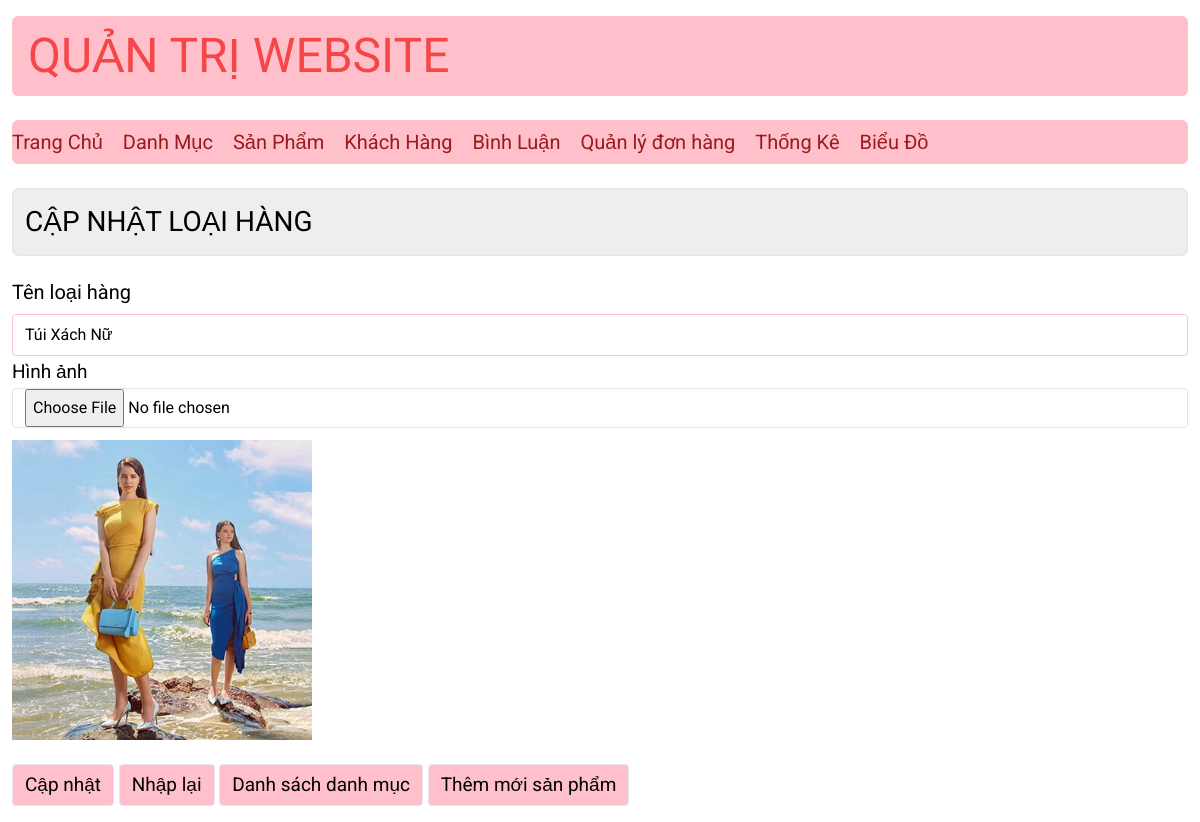
The page /admin/index_admin.php?act=edit_cate&cate_id=55 on the database its author committed.
### tables this page shows
CREATE TABLE `categories` (
  `cate_id` int(11) NOT NULL,
  `cate_name` varchar(255) NOT NULL,
  `cate_image` varchar(255) DEFAULT NULL
);

### model/model_category.php (called while the page is built, shortened)
<?php
    function queryOne($cate_id){
        $query_one_cate = "SELECT * FROM `categories`  WHERE cate_id = '{$cate_id}'";
        $one_cate = getOne($query_one_cate);
        return $one_cate;
    }
?>

### model/connect.php (called while the page is built, shortened)
<?php
    function connect($query){
        $connect = new PDO("mysql:host=localhost;dbname=du_an_mau2022;charset=utf8","root","");
        $connect->setAttribute(PDO::ATTR_ERRMODE, PDO::ERRMODE_EXCEPTION);
        $stmt = $connect ->prepare($query);
        $stmt -> execute();
        return $stmt;
    }
    function getOne($query){
        $result = connect($query) -> fetch();
        return $result;
    }
?>

### admin/category/edit_cate.php (the view, shortened to what this page needs)
<p class="p-3 text-[28px] border bg-[#EEE] rounded-md">
                CẬP NHẬT LOẠI HÀNG
            </p>
            <div class="form mt-5 leading-8">
                <form action="index_admin.php?act=update_cate" method="POST" autocomplete="on" class="" enctype="multipart/form-data">
                    <label for="ten_loai">Tên loại hàng</label>
                    <input class="border w-full mt-1 rounded-[4px] px-3 py-1 border-[#FFC0CB]"
                           type="text" name="ten_loai" id = "ten_loai"
                           title="Tên loại hàng"
                           placeholder="Tên loại hàng.."
                           value="<?php echo $one_cate['cate_name']?>"
                     >
                     <div>
                            <p class="text-[19px]">Hình ảnh</p>
                            <input class="border w-full rounded-[4px] px-3  h-[40px]"
                            type="file" name="hinh_anh"
                            >
                            <img class="mt-3 w-[300px] h-[300px]" src="<?php echo $one_cate['cate_image']?>" alt="">
                     </div>
                    <div class="button mt-3 text-[19px]">
                     <input class=" border px-3 py-1 mt-3 rounded-[4px] bg-[#FFC0CB] hover:font-[500]"
                            type="submit" value="Cập nhật" name="edit_cate">
                     <input class=" border px-3 py-1 rounded-[4px] bg-[#FFC0CB] hover:font-[500]"
                            type="reset" value="Nhập lại" name="nhap_lai">
                     <input class=" border px-3 py-1 rounded-[4px] bg-[#FFC0CB] hover:font-[500]"
                            type="button" onclick="location.href='index_admin.php?act=list_cate'" value="Danh sách danh mục">
                     <input class=" border px-3 py-1 rounded-[4px] bg-[#FFC0CB] hover:font-[500]"
                            type="button" onclick="location.href='index_admin.php?act=add_pro'" value="Thêm mới sản phẩm">
                    </div>
                </form>
            </div>
        </div>
    </div>

### admin/header.php (style rules this page uses)
body { font-family: 'Roboto', sans-serif; }
label { font-size: 20px; }

### rows shown on the page
categories: ten_loai "Túi Xách Nữ", cate_image (picture)
